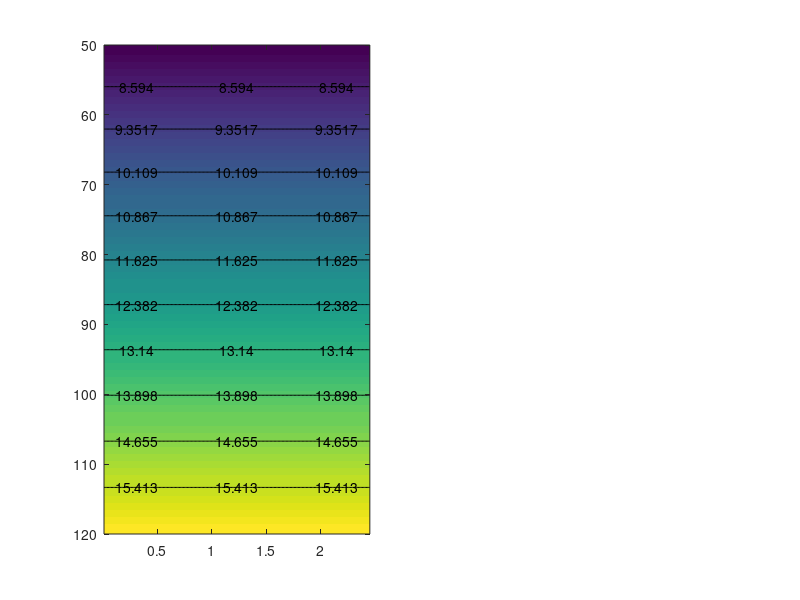

Recreate this plot in MATLAB. (Note: this script raises an error after producing the figure.)
%% Design map section
% 1. a取值不变，b取值[30:5:100]，k取值为([100:10:400]/1E3*g)/(80)，
%    从而扩展其余相关参数的维度，并且删除输出x_1长度部分
% 2. 将abs(k_2) <= 0.25*k改为：abs(k_2) <= 0.5*k
% 3. 对每个b和k的取值情况，找出abs(k_2) <= 0.5*k时所对应的x_1值，
%    并用二维热力图的方式进行表达，横纵坐标分别为b和k的值，并且添加对应的图表标注

clear all; clc;

a = 50; % mm
b_values = 50:1:120; % mm
g = 9.8;
x0 = 5;

k_values = ([100:100:20000]/1E3*g)/(80); % N/mm

% 初始化热力图数据
heatmap_data_length = zeros(length(b_values), length(k_values));
heatmap_data_loading = zeros(length(b_values), length(k_values));

for b_idx = 1:length(b_values)
    b = b_values(b_idx);
    for k_idx = 1:length(k_values)
        k = k_values(k_idx);
        
        phi_0 = asin((b-x0)/b);
        
        phi_1 = [phi_0:-0.05:asin((b-50)/b)];
        
        disp = 2*b*ones(size(phi_1))-2*b*sin(phi_1);
        F_Ver = 9/2*k*b*sin(phi_1).*(cos(phi_1) - cos(phi_0)*ones(size(phi_1)) )./cos(phi_1);
        
        x_1 = disp(end:-1:1)-2*x0;
        y_1 = F_Ver(end:-1:1);
        
        % 使用数值微分方法对 y_1 关于 x_1 求导
        dx = diff(x_1);
        dy = diff(y_1);
        k_2 = dy ./ dx;
        
        % 找出满足 abs(k_2) <= 0.5*k 的 x_1 值
        valid_indices = abs(k_2) <= 0.5*k;
        valid_x_1 = x_1(1:end-1); % 注意 k_2 的长度比 x_1 少 1
        valid_x_1 = valid_x_1(valid_indices);
        
        % 计算对应的 x_1 长度
        total_x_1_length = sum(diff(valid_x_1));
        
        % 存储热力图数据
        heatmap_data_length(b_idx, k_idx) = abs(total_x_1_length);
        heatmap_data_loading(b_idx, k_idx) = max(F_Ver);
    end
end

%% 绘制热力图
figure('Position', [100, 100, 1600, 600])

% 第一个子图：Total x_1 Length
subplot(1, 2, 1)
imagesc(k_values, b_values, heatmap_data_length)
hold on
contour(k_values, b_values, heatmap_data_length, 'ShowText', 'on', 'LineColor', 'black')
colormap(parula)

cb1 = colorbar('Location', 'eastoutside', 'FontSize', 12);
cb1.Label.String = 'QZS range [mm]';
cb1.Label.FontName = 'Calibri';
cb1.Label.FontSize = 15;
cb1.Label.FontWeight = 'bold';
cb1.Label.Color = 'blue';
% title('QZS Range Design Map','FontName', 'Calibri', 'FontSize', 15,'FontWeight', 'bold')
xlabel('k [N/mm]','FontName', 'Calibri', 'FontSize', 15,'FontWeight', 'bold')
ylabel('b [mm]','FontName', 'Calibri', 'FontSize', 15  ,'FontWeight', 'bold')
set(gca, 'YDir', 'normal')


% 第二个子图：F_Ver 的最大值
subplot(1, 2, 2)
imagesc(k_values, b_values, heatmap_data_loading)
hold on
contour(k_values, b_values, heatmap_data_loading, 'ShowText', 'on', 'LineColor', 'black')
cb2 = colorbar('Location', 'eastoutside', 'FontSize', 12);
cb2.Label.String = 'QZS loading [N]';
cb2.Label.FontName = 'Calibri';
cb2.Label.FontSize = 15;
cb2.Label.FontWeight = 'bold';
cb2.Label.Color = 'red';
% title('QZS Loading Design Map','FontName', 'Calibri', 'FontSize', 15,'FontWeight', 'bold')
xlabel('k [N/mm]','FontName', 'Calibri', 'FontSize', 15,'FontWeight', 'bold')
ylabel('b [mm]', 'FontName', 'Calibri', 'FontSize', 15,'FontWeight', 'bold')
set(gca, 'YDir', 'normal')
colormap(turbo)


%===== 嵌入放大图像 =====
%===== 嵌入放大图像 =====
% 标记放大的区域
rectangle('Position', [0.05, 50, 0.5, 30], 'EdgeColor', 'y', 'LineStyle', '-','LineWidth',3)

% 创建可拖拽的放大区域
pan on;
axes('Position', [0.593, 0.151, 0.2, 0.2]); % 设置嵌入区域的位置和大小
imagesc(k_values(k_values >= 0 & k_values <= 0.5), b_values(b_values >= 50 & b_values <= 80), heatmap_data_loading(b_values >= 50 & b_values <= 80, k_values >= 0 & k_values <= 0.5))
hold on
contour(k_values(k_values >= 0 & k_values <= 0.5), b_values(b_values >= 50 & b_values <= 80), heatmap_data_loading(b_values >= 50 & b_values <= 80, k_values >= 0 & k_values <= 0.5), 'ShowText', 'on', 'LineColor', 'black')
set(gca, 'YDir', 'normal')
colormap(turbo)
axis tight
axis square

% 修改x和y轴的字体大小和颜色
set(gca, 'FontSize', 10, 'FontWeight', 'bold', 'XColor', 'yellow', 'YColor', 'yellow');
% xlabel('k [N/mm]', 'FontSize', 12, 'FontWeight', 'bold', 'Color', 'blue');
% ylabel('b [mm]', 'FontSize', 12, 'FontWeight', 'bold', 'Color', 'blue');

%% 
